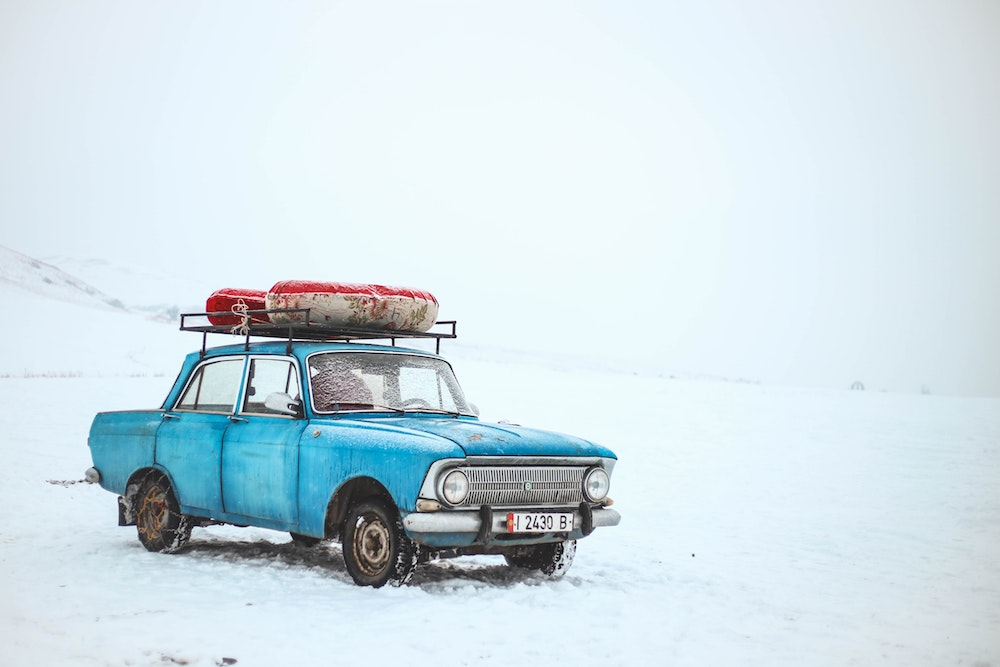
#> input picture resources/auto.jpg, 1000 x 667 px
$ jupyter execute 'Various ways of converting an image to grayscale¶.ipynb'
#> lines starting #> are read from the running program, lines starting #| are printed output that depends on the picture
### Various ways of converting an image to grayscale

[cell 1]
from skimage.io import imread
import matplotlib.pyplot as plt
import numpy as np

orig_img = imread('resources/auto.jpg')
#> orig_img is the input picture: shape (667, 1000, 3); mean R, G, B 208.1, 223.7, 230.9
plt.title("original image")
plt.axis('off')
plt.imshow(orig_img)

### Method 1: The lightness method
This method averages the most prominent and least prominent colors: (max(R, G, B) + min(R, G, B)) / 2.

[cell 2]
gray_light = np.copy(orig_img)
gray_light[:] = np.max(gray_light,axis=-1,keepdims=1)/2 + np.min(gray_light,axis=-1,keepdims=1)/2
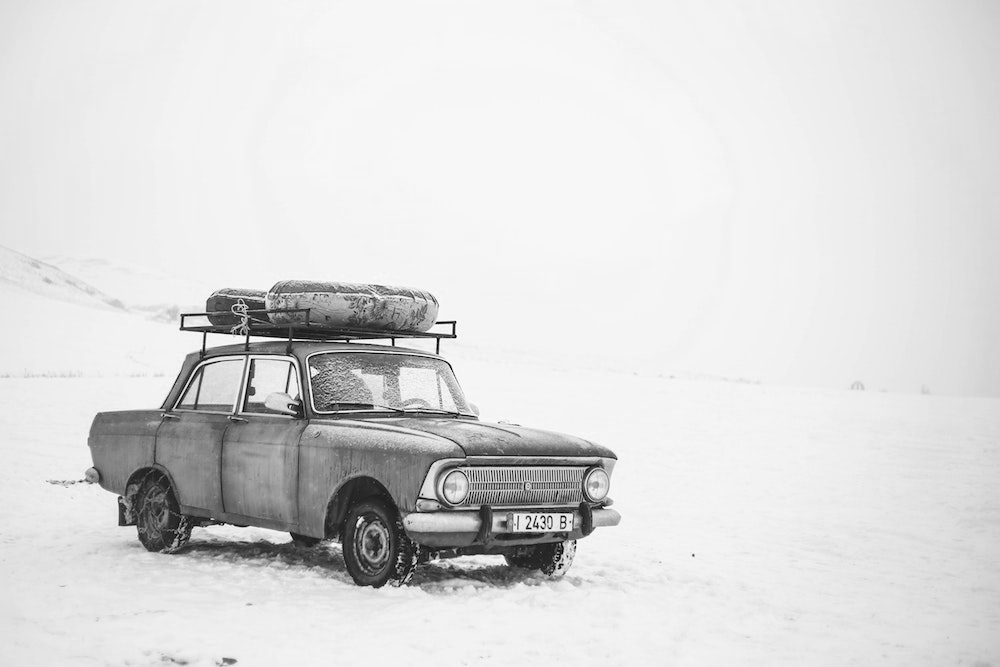
#> gray_light: shape (667, 1000, 3); min 0, max 254, mean 219.2
plt.title("lightness method grayscale image")
plt.axis('off')
plt.imshow(gray_light)

### Method 2: The average method
This method simply averages the values: (R + G + B) / 3

[cell 3]
gray_avg = np.copy(orig_img)
gray_avg[:] = np.sum(gray_avg,axis=-1,keepdims=1)/3
plt.title("lightness method average of RGB")
plt.axis('off')
plt.imshow(gray_avg)

### Method 3: The luminosity method
This is a more sophisticated version of the average method. It also averages the values, but it forms a weighted average to account for human perception. We're more sensitive to green than other colors, so green is weighted most heavily. The formula for luminosity is 0.21 R + 0.72 G + 0.07 B.

[cell 4]
gray_lumin = np.copy(orig_img)
luminosity_constant = [0.21,0.72,0.07]
tensor_prod = np.tensordot(gray_lumin,luminosity_constant, axes=((-1,-1)))[...,None]
gray_lumin[:] = tensor_prod.astype(gray_lumin.dtype)
plt.title("luminosity method method grayscale")
plt.axis('off')
plt.imshow(gray_lumin)


$ run again, with resources/Scientific_American_-_04_2020-78.jpg copied over resources/auto.jpg
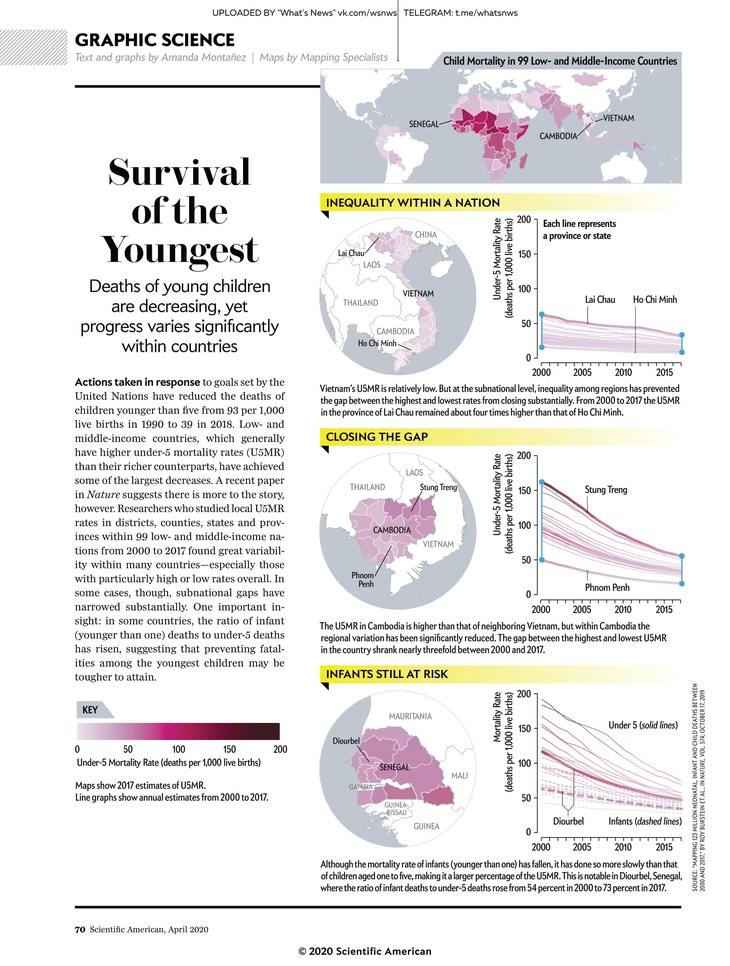
#> input picture resources/Scientific_American_-_04_2020-78.jpg, 730 x 966 px, shrunk from 1625 x 2150 before the run
#> orig_img is the input picture: shape (966, 730, 3); mean R, G, B 234.5, 233.1, 232.7
#> `gray_light[:] = np.max(gray_light,axis=-1,keepdims=1)/2 + np.min(gray_..`:
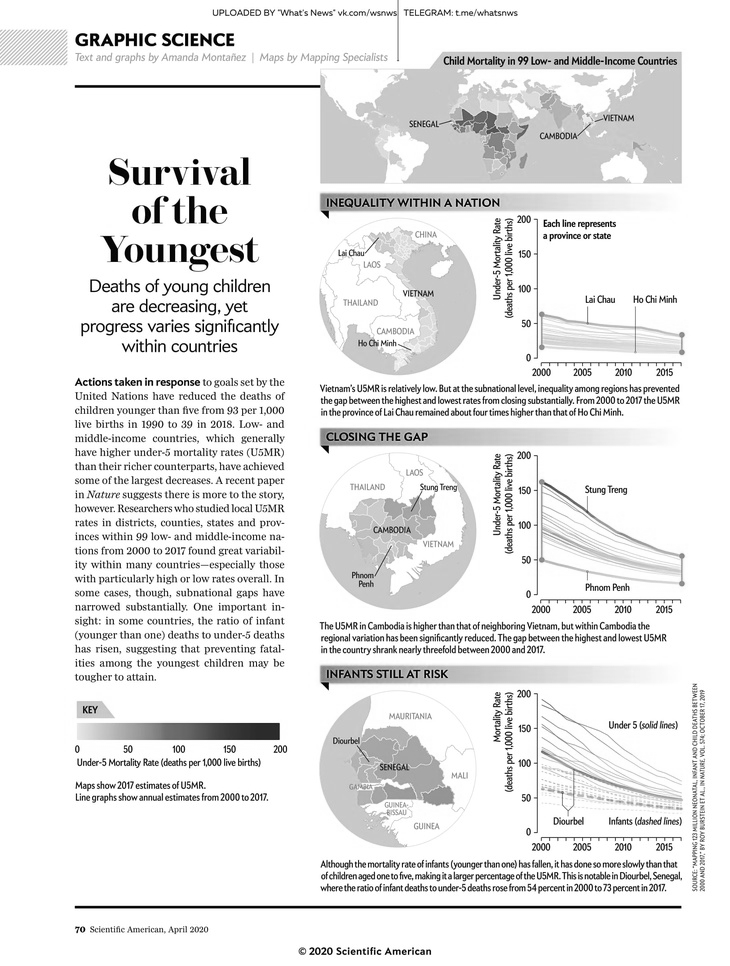
#> gray_light: shape (966, 730, 3); min 0, max 255, mean 233
#> `tensor_prod = np.tensordot(gray_lumin,luminosity_constant, axes=((-1,-..`:
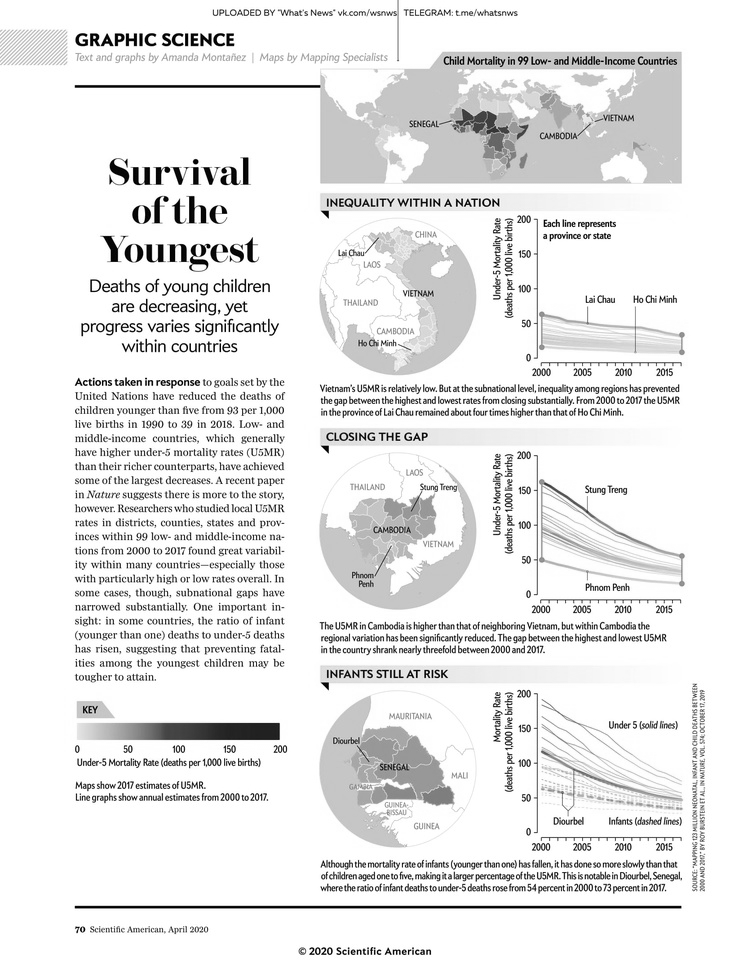
#> tensor_prod: shape (966, 730, 1) float64; min 0, max 255, mean 233.4
